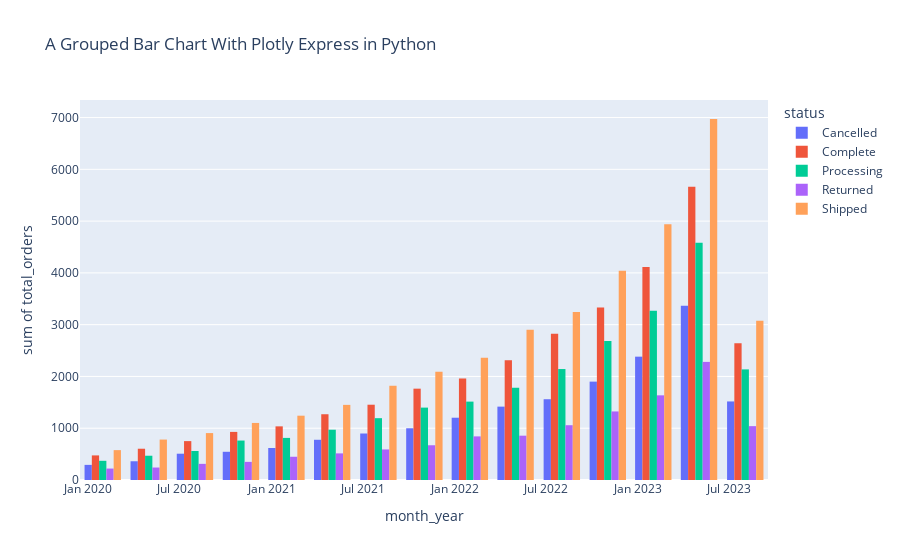

This figure's notebook cell:
### Code cell
import matplotlib.pyplot as plt
import plotly.express as px
fig = px.histogram(df, x="month_year", color="status",
             y='total_orders',
             title="Total Order Berdasarkan Status",
             barmode='group',
             height=200
            )

fig.show()
